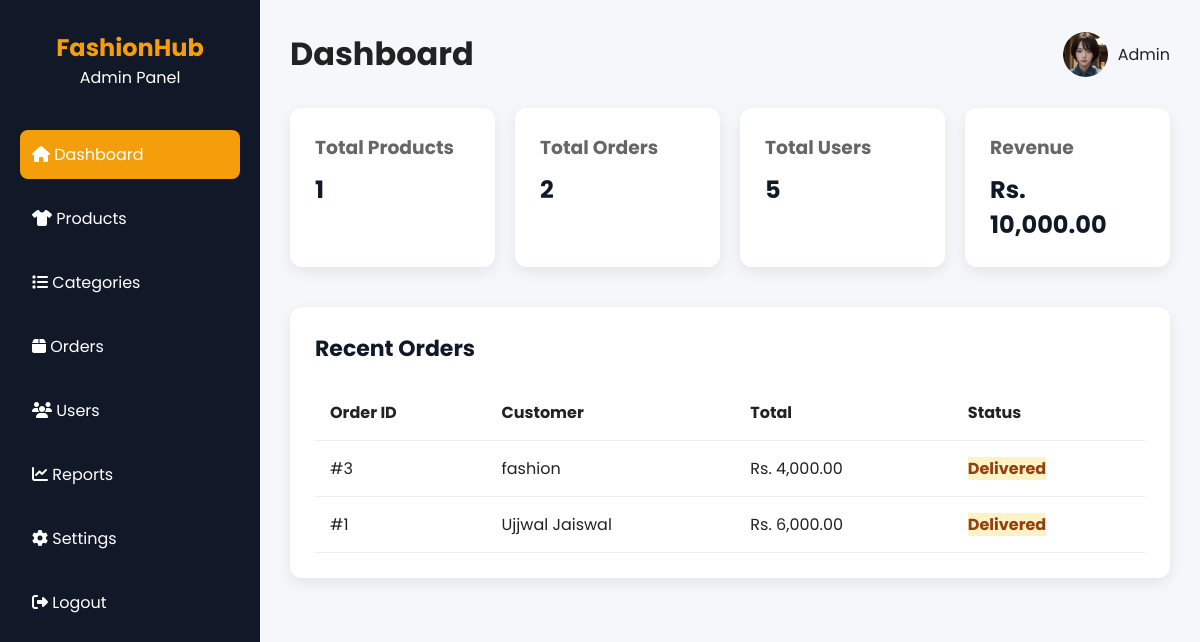
The app's page /frontend/admin/dashboard.php (signed in) with its own data.
### tables this page shows
CREATE TABLE `orders` (
  `order_id` int(11) NOT NULL,
  `user_id` int(11) NOT NULL,
  `total_amount` decimal(10,2) NOT NULL,
  `payment_method` enum('Cash on Delivery','eSewa') NOT NULL,
  `payment_status` enum('Pending','Paid','Failed') DEFAULT 'Pending',
  `order_status` enum('Pending','Processing','Shipped','Delivered','Cancelled') DEFAULT 'Pending',
  `shipping_address` text DEFAULT NULL,
  `created_at` timestamp NOT NULL DEFAULT current_timestamp()
);

CREATE TABLE `users` (
  `user_id` int(11) NOT NULL,
  `full_name` varchar(100) NOT NULL,
  `email` varchar(100) NOT NULL,
  `password` varchar(255) NOT NULL,
  `phone` varchar(20) DEFAULT NULL,
  `address` text DEFAULT NULL,
  `role` enum('customer','seller','admin') DEFAULT 'customer',
  `status` enum('Pending','Approved','Blocked') DEFAULT 'Pending',
  `created_at` timestamp NOT NULL DEFAULT current_timestamp()
);

### frontend/admin/dashboard.php (the view, shortened to what this page needs)
<?php
$db = (new Database())->connect();
$productCount = (int)$db->query('SELECT COUNT(*) FROM products')->fetchColumn();
$orderCount = (int)$db->query('SELECT COUNT(*) FROM orders')->fetchColumn();
$userCount = (int)$db->query('SELECT COUNT(*) FROM users')->fetchColumn();
$revenue = (float)$db->query("SELECT COALESCE(SUM(total_amount), 0) FROM orders WHERE payment_status = 'Paid'")->fetchColumn();
$recentOrders = $db->query('SELECT o.order_id, o.total_amount, o.order_status, u.full_name FROM orders o JOIN users u ON u.user_id=o.user_id ORDER BY o.created_at DESC LIMIT 5')->fetchAll(PDO::FETCH_ASSOC);
include("../includes/header.php");
?>
<link rel="stylesheet" href="../assets/css/admin.css">
<div class="admin-container">
    <aside class="sidebar">
        <div class="logo">
            <h2>FashionHub</h2>
            <p>Admin Panel</p>
        </div>
        <ul>
            <li class="active"><a href="dashboard.php"><i class="fas fa-home"></i> Dashboard</a></li>
            <li><a href="products.php"><i class="fas fa-tshirt"></i> Products</a></li>
            <li><a href="categories.php"><i class="fas fa-list"></i> Categories</a></li>
            <li><a href="orders.php"><i class="fas fa-box"></i> Orders</a></li>
            <li><a href="users.php"><i class="fas fa-users"></i> Users</a></li>
            <li><a href="reports.php"><i class="fas fa-chart-line"></i> Reports</a></li>
            <li><a href="settings.php"><i class="fas fa-cog"></i> Settings</a></li>
            <li><a href="logout.php"><i class="fas fa-sign-out-alt"></i> Logout</a></li>
        </ul>
    </aside>
    <main class="main-content">
        <div class="topbar">
            <h1>Dashboard</h1>
            <div class="admin-user">
                <img src="../assets/images/users/user1.jpg">
                <span>Admin</span>
            </div>
        </div>
        <div class="cards">
            <div class="card">
                <h3>Total Products</h3>
                <h2><?= $productCount ?></h2>
            </div>
            <div class="card">
                <h3>Total Orders</h3>
                <h2><?= $orderCount ?></h2>
            </div>
            <div class="card">
                <h3>Total Users</h3>
                <h2><?= $userCount ?></h2>
            </div>
            <div class="card">
                <h3>Revenue</h3>
                <h2>Rs. <?= number_format($revenue, 2) ?></h2>
            </div>
        </div>
        <div class="table-container">
            <h2>Recent Orders</h2>
            <table>
                <thead>
                    <tr>
                        <th>Order ID</th>
                        <th>Customer</th>
                        <th>Total</th>
                        <th>Status</th>
                    </tr>
                </thead>
                <tbody>
                    <?php foreach ($recentOrders as $order): ?>
                    <tr><td>#<?= (int)$order['order_id'] ?></td><td><?= htmlspecialchars($order['full_name']) ?></td><td>Rs. <?= number_format((float)$order['total_amount'], 2) ?></td><td><span class="pending"><?= htmlspecialchars($order['order_status']) ?></span></td></tr>
                    <?php endforeach; ?>
                </tbody>
            </table>
        </div>
    </main>
</div>
<?php include("../includes/admin-footer.php"); ?>

### frontend/assets/css/style.css (style rules this page uses)
* { margin:0; padding:0; box-sizing:border-box; font-family:'Poppins',sans-serif; }
body { background:#fff; color:#222; }
a { text-decoration:none; }
ul { list-style:none; }
.pending { background:#f59e0b; }

### frontend/assets/css/admin.css (style rules this page uses)
* { margin:0; padding:0; box-sizing:border-box; font-family:'Poppins',sans-serif; }
body { background:#f5f7fb; }
.admin-container { display:flex; min-height:100vh; }
.sidebar { width:260px; background:#111827; color:#fff; padding:30px 20px; }
.logo { text-align:center; margin-bottom:40px; }
.logo h2 { color:#F59E0B; }
.sidebar ul { list-style:none; }
.sidebar ul li { margin:15px 0; }
.sidebar ul li a { display:block; padding:12px; color:#fff; border-radius:8px; transition:.3s; }
.sidebar ul li.active a, .sidebar ul li a:hover { background:#F59E0B; }
.main-content { flex:1; padding:30px; }
.topbar { display:flex; justify-content:space-between; align-items:center; margin-bottom:30px; }
.admin-user { display:flex; align-items:center; gap:10px; }
.admin-user img { width:45px; height:45px; border-radius:50%; }
.cards { display:grid; grid-template-columns:repeat(4,1fr); gap:20px; margin-bottom:40px; }
.card { background:#fff; padding:25px; border-radius:12px; box-shadow:0 5px 15px rgba(0,0,0,.08); }
.card h3 { color:#666; margin-bottom:10px; }
.card h2 { color:#111827; }
.table-container { background:#fff; padding:25px; border-radius:12px; box-shadow:0 5px 15px rgba(0,0,0,.08); }
table { width:100%; border-collapse:collapse; margin-top:20px; }
table th, table td { padding:15px; text-align:left; border-bottom:1px solid #eee; }
.pending { color:orange; font-weight:bold; }
.table-container h2 { margin-bottom:20px; }
.pending { background:#fef3c7; color:#92400e; }
.table-container h2 { margin-bottom:20px; font-size:22px; color:#111827; }

### records on screen
orders: order_id "3", user.full_name "fashion", total_amount "4,000.00", order_status "Delivered"
orders: order_id "1", user.full_name "Ujjwal Jaiswal", total_amount "6,000.00", order_status "Delivered"

### other values on screen
$productCount "1"
$orderCount "2"
$userCount "5"
$revenue "10,000.00"
